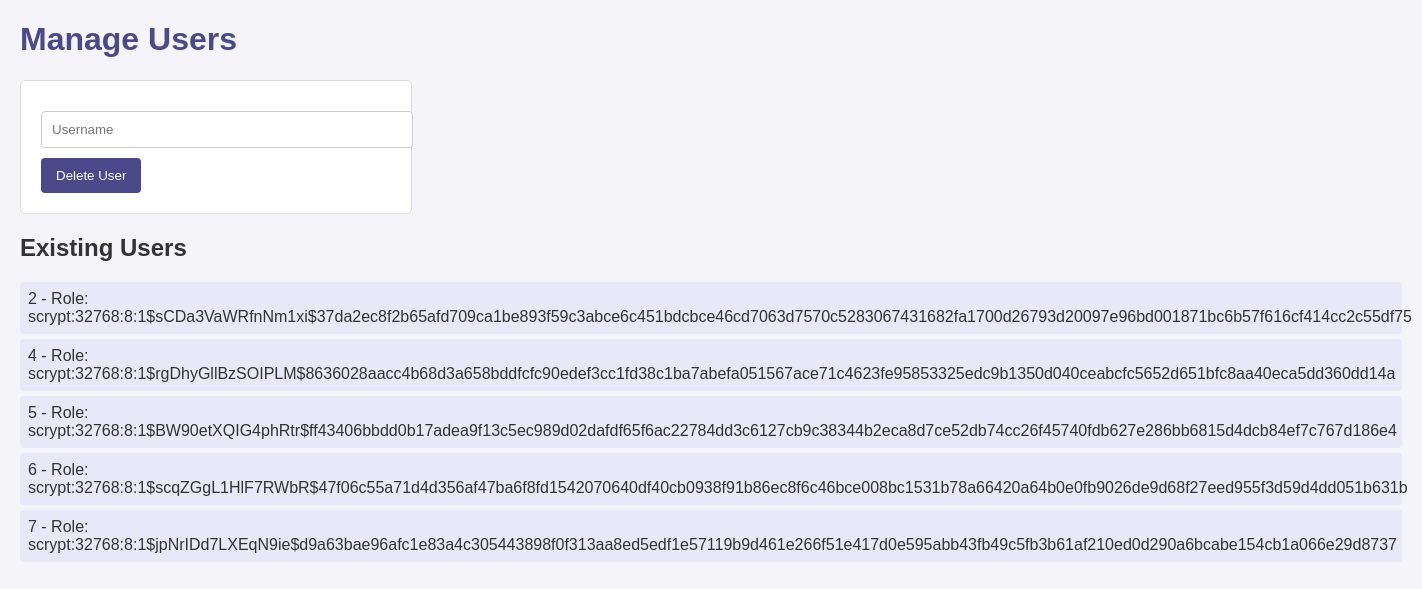
Page /manage_users on the committed database.
### tables this page shows
CREATE TABLE users (
                        id INTEGER PRIMARY KEY AUTOINCREMENT,
                        username TEXT UNIQUE,
                        password TEXT NOT NULL);

### app.py (the view, shortened to what this page needs)
@app.route("/manage_users", methods=['GET', 'POST'])
def manage_users():
    success_message = ""
    error_message = ""
    conn = sqlite3.connect('your_database.db')
    cursor = conn.cursor()
    cursor.execute("SELECT * FROM users")
    users = cursor.fetchall()
    conn.close()
    return render_template("manage_users.html", users=users, success_message=success_message, error_message=error_message)

### templates/manage_users.html (shortened to what this page needs)
<!DOCTYPE html>
<html lang="en">
<head>
</head>
<body>
    <h1>Manage Users</h1>
    <form method="POST">
        <input type="text" name="username" placeholder="Username" required>
        <button type="submit" name="action" value="delete">Delete User</button>
    </form>
    <h2>Existing Users</h2>
    <ul>
        {% for user in users %}
        <li>{{ user[0] }} - Role: {{ user[2] }}</li>
        {% endfor %}
    </ul>
</body>
</html>

### templates/manage_users.html (style rules this page uses)
body { font-family: Arial, sans-serif; margin: 20px; background-color: #f4f4f9; color: #333; }
h1 { color: #4a4a8a; }
form { margin-top: 20px; padding: 20px; background-color: #fff; border: 1px solid #ddd; border-radius: 5px; max-width: 350px; }
input[type="text"], input[type="password"] { width: 100%; padding: 10px; margin: 10px 0; border: 1px solid #ccc; border-radius: 4px; }
button { padding: 10px 15px; border: none; border-radius: 4px; cursor: pointer; }
button[type="submit"] { background-color: #4a4a8a; color: #fff; }
ul { list-style-type: none; padding: 0; }
ul li { padding: 8px; background-color: #e8e8f8; margin: 5px 0; border-radius: 4px; }

### rows in the picture
users: id "2", password "scrypt:32768:8:1$sCDa3VaWRfnNm1xi$37da2ec8f2b65afd709ca1be893f59c3abce6c451bdcbce46cd7063d7570c5283067431682fa1700d26793d20097e96bd001871bc6b57f616cf414cc2c55df75"
users: id "4", password "scrypt:32768:8:1$rgDhyGllBzSOIPLM$8636028aacc4b68d3a658bddfcfc90edef3cc1fd38c1ba7abefa051567ace71c4623fe95853325edc9b1350d040ceabcfc5652d651bfc8aa40eca5dd360dd14a"
users: id "5", password "scrypt:32768:8:1$BW90etXQIG4phRtr$ff43406bbdd0b17adea9f13c5ec989d02dafdf65f6ac22784dd3c6127cb9c38344b2eca8d7ce52db74cc26f45740fdb627e286bb6815d4dcb84ef7c767d186e4"
users: id "6", password "scrypt:32768:8:1$scqZGgL1HlF7RWbR$47f06c55a71d4d356af47ba6f8fd1542070640df40cb0938f91b86ec8f6c46bce008bc1531b78a66420a64b0e0fb9026de9d68f27eed955f3d59d4dd051b631b"
users: id "7", password "scrypt:32768:8:1$jpNrIDd7LXEqN9ie$d9a63bae96afc1e83a4c305443898f0f313aa8ed5edf1e57119b9d461e266f51e417d0e595abb43fb49c5fb3b61af210ed0d290a6bcabe154cb1a066e29d8737"
